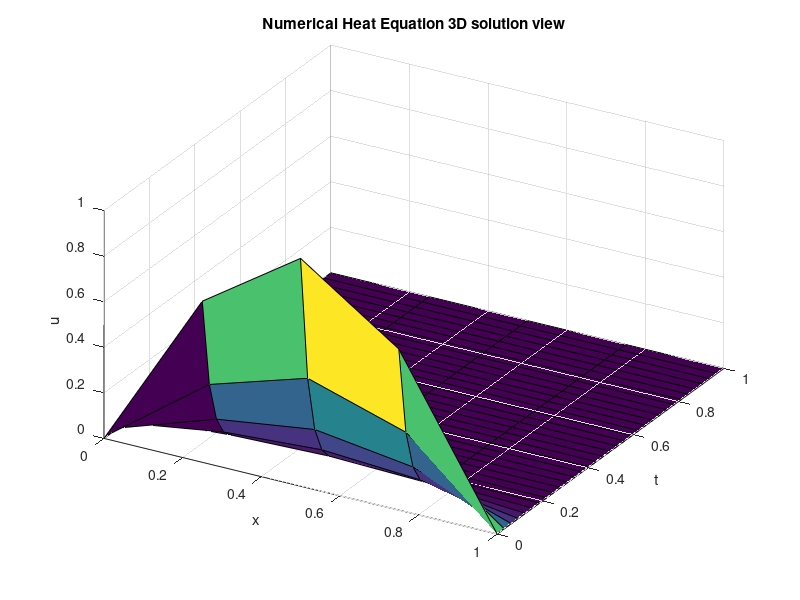
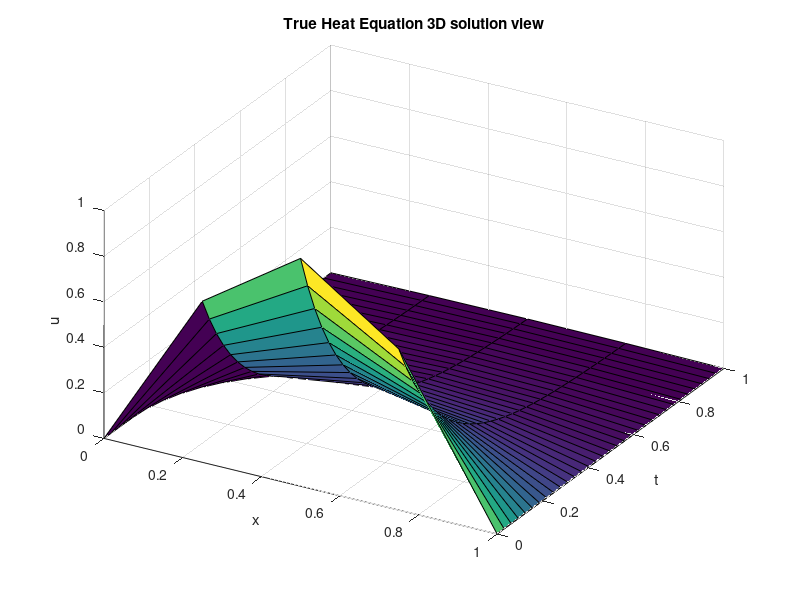

These charts were generated, in order, by the following MATLAB code: (Note: this script raises an error after producing the figures.)
%%%%%%%%%%%%%%%%%%%%%%%%%%%%%%%%%%%%%%%%%%%%%%%%%%%%%%%%%%%%%%%%%%%%
%   NSFD Schemes ID #21 using Forward Difference Method for Heat Equation
%   Explicit Equation:   
%          U(j+1,k) = (1-2R)*U(j,k) + R(U(j,k+1) + U(j,k-1))
%
%   Output: u := numerical approximation of u, the heat equation
%           u_true := the true solution to the heat equation
%
%    (CASE IV)
%    ID#20 Unity Approximation:
%          1 = (U(j,i) + U(j,i+1) + U(j,i-1))/(2U(j,i+1)
%
%          U(j+1,k) = ((1-2*R)*U(j,i)*K)/(3U(j,i-1)) + ((1+R)(U(j,i-1)
%          +K))/(3), K = u(j,i+1) + u(j,i)
%%%%%%%%%%%%%%%%%%%%%%%%%%%%%%%%%%%%%%%%%%%%%%%%%%%%%%%%%%%%%%%%%%%%%

%%% Initialize variables and mesh space
clc
clear
format long

L=1;                %x length, could be thought of as rod length
T=1;                %total t, typically 1
D=1/2;              %Diffusivity coefficient in (0,1)

po = 2;             %controls time and space steps
M=2^po;             %various different space step iterations
K=2^(2*po+1);       %this is set up such that K and M meet the CFL conditions for stability

x_0=0;              %initial x and t values
t_0=0;

dx=L/M;             %dx and dt are the evenly-spaced mesh points
dt=T/K;

R=D*dt/dx^2;        %CFL says R<1/2
if R >= 1/2
    disp('R must be less than 1/2. Try lowering value of M')
    return
end



%%%Creating the Mesh

%{
for j=1:K+1
    t(j)=(j-1)*dt;          %There are multiple ways to create the time mesh, this is not the most efficient but is clear in setup
end
%}
t = 0:dt:T;                  %This is the method I use

% Position Mesh Points
%{
for i=1:M+1
    x(i)=(i-1)*dx; %since Matlab begins at 1, x_0 must be i-1
    end
%}
x = 0:dx:L; %for -L to L, change M to 2*M








%%% Numerical Soln Loop


a = @(t) 0;         %2*t;       %boundary condition x=0
b = @(t) 0;           %2*t+L;     %boundary condition x=L
g = @(x) sin(pi.*x);  %x.^2;      %initial condition, t=0


u=zeros(K+1, M+1);

u(:,1)=a(t'); %input BCs
u(:,end)=b(t');
u(1,:)=g(x); %input ICs



% Forward Difference Scheme
for j=1:K
    for i=2:M
        W = u(j,i+1) + u(j,i-1);
        u(j+1,i) = ((1-2*R)*u(j,i)+R*W)/(3) + (R*W^2)/(3*u(j,i));
    end
end
  
    

%Computing the Exact Solution, u_true
u_true=zeros(K+1, M+1);

for j=1:K+1
    for i=1:M+1
        u_true(j,i) = sin(pi.*x(i))*exp(-D*pi^2*t(j));   
    end
end

%%% Plots and Graphs

% Figures 1 - 2 are 1-D representations of u. Since these aren't often
% useful, they are commented out.
%{
figure(1)
for j=1:K+1
    plot(x,u_true(j,:),'linewidth',2);
    hold on;
end
title('True Heat Equation 2D views for different times')
xlabel('x')
ylabel('u_truee')

figure(2)
for j=1:K+1
    plot(x,u(j,:),'linewidth',2);
    hold on;
end
title('Numerical Heat Equation 2D views for different times')
xlabel('x')
ylabel('u')
%}

%3-D Representations of u and u_true
figure(3)
X1=kron(ones(K+1,1),x);
T1=kron(ones(1,M+1),t');
surf(X1,T1,u)
view(30,40);
title('Numerical Heat Equation 3D solution view')
xlabel('x')
ylabel('t')
zlabel('u')

figure(4)
X1=kron(ones(K+1,1),x);
T1=kron(ones(1,M+1),t');
surf(X1,T1,u_true)
view(30,40);
title('True Heat Equation 3D solution view')
xlabel('x')
ylabel('t')
zlabel('u')
%{
figure(5)
plot(x,u(K,:),'linewidth',2);
hold on;
plot(x,u_true(K,:),'linewidth',2);
%}

%%% Errors and norms

%We are taking the LAST row of u and u_true to compare them. This will
%capture any truncation errors that have become exacerbated over iterations
    
u1 = u(end-1,:)
u1_true = u_true(end-1,:)


L_inf = max(max(abs(u1-u1_true))); 
L2 = norm(u1-u1_true, 1); 

L1  = norm(u1-u1_true, 2);

L1 = L1';
L2 = L2';
L_inf = L_inf';

x(2) - x(1)
results = table(K, M, L1,L2,L_inf)
